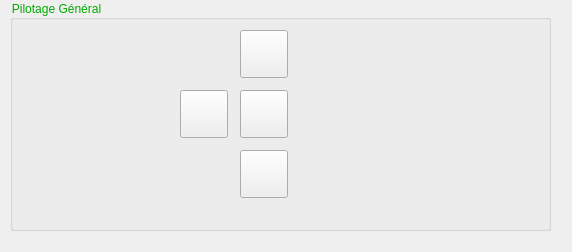
<?xml version="1.0" encoding="UTF-8"?>
<ui version="4.0">
 <class>PilotageRover</class>
 <widget class="QWidget" name="PilotageRover">
  <property name="geometry">
   <rect>
    <x>0</x>
    <y>0</y>
    <width>572</width>
    <height>252</height>
   </rect>
  </property>
  <property name="windowTitle">
   <string>Form</string>
  </property>
  <widget class="QGroupBox" name="groupBox">
   <property name="geometry">
    <rect>
     <x>10</x>
     <y>0</y>
     <width>541</width>
     <height>231</height>
    </rect>
   </property>
   <property name="styleSheet">
    <string notr="true">color: rgb(0, 170, 0);</string>
   </property>
   <property name="title">
    <string>Pilotage Général</string>
   </property>
   <widget class="QPushButton" name="btnRouesAuCentre">
    <property name="geometry">
     <rect>
      <x>230</x>
      <y>90</y>
      <width>48</width>
      <height>48</height>
     </rect>
    </property>
    <property name="text">
     <string/>
    </property>
    <property name="icon">
     <iconset resource="ressources.qrc">
      <normaloff>:/icones/ressources/icones/rc.png</normaloff>:/icones/ressources/icones/rc.png</iconset>
    </property>
    <property name="iconSize">
     <size>
      <width>48</width>
      <height>48</height>
     </size>
    </property>
   </widget>
   <widget class="QPushButton" name="btnAvance">
    <property name="geometry">
     <rect>
      <x>230</x>
      <y>30</y>
      <width>48</width>
      <height>48</height>
     </rect>
    </property>
    <property name="text">
     <string/>
    </property>
    <property name="icon">
     <iconset resource="ressources.qrc">
      <normaloff>:/icones/ressources/icones/av.png</normaloff>:/icones/ressources/icones/av.png</iconset>
    </property>
    <property name="iconSize">
     <size>
      <width>48</width>
      <height>48</height>
     </size>
    </property>
   </widget>
   <widget class="QPushButton" name="btnRecule">
    <property name="geometry">
     <rect>
      <x>230</x>
      <y>150</y>
      <width>48</width>
      <height>48</height>
     </rect>
    </property>
    <property name="text">
     <string/>
    </property>
    <property name="icon">
     <iconset resource="ressources.qrc">
      <normaloff>:/icones/ressources/icones/ar.png</normaloff>:/icones/ressources/icones/ar.png</iconset>
    </property>
    <property name="iconSize">
     <size>
      <width>48</width>
      <height>48</height>
     </size>
    </property>
   </widget>
   <widget class="QPushButton" name="btnRouesAGauche">
    <property name="geometry">
     <rect>
      <x>170</x>
      <y>90</y>
      <width>48</width>
      <height>48</height>
     </rect>
    </property>
    <property name="text">
     <string/>
    </property>
    <property name="icon">
     <iconset resource="ressources.qrc">
      <normaloff>:/icones/ressources/icones/rg.png</normaloff>:/icones/ressources/icones/rg.png</iconset>
    </property>
    <property name="iconSize">
     <size>
      <width>48</width>
      <height>48</height>
     </size>
    </property>
   </widget>
  </widget>
 </widget>
 <resources>
  <include location="ressources.qrc"/>
 </resources>
 <connections/>
</ui>
